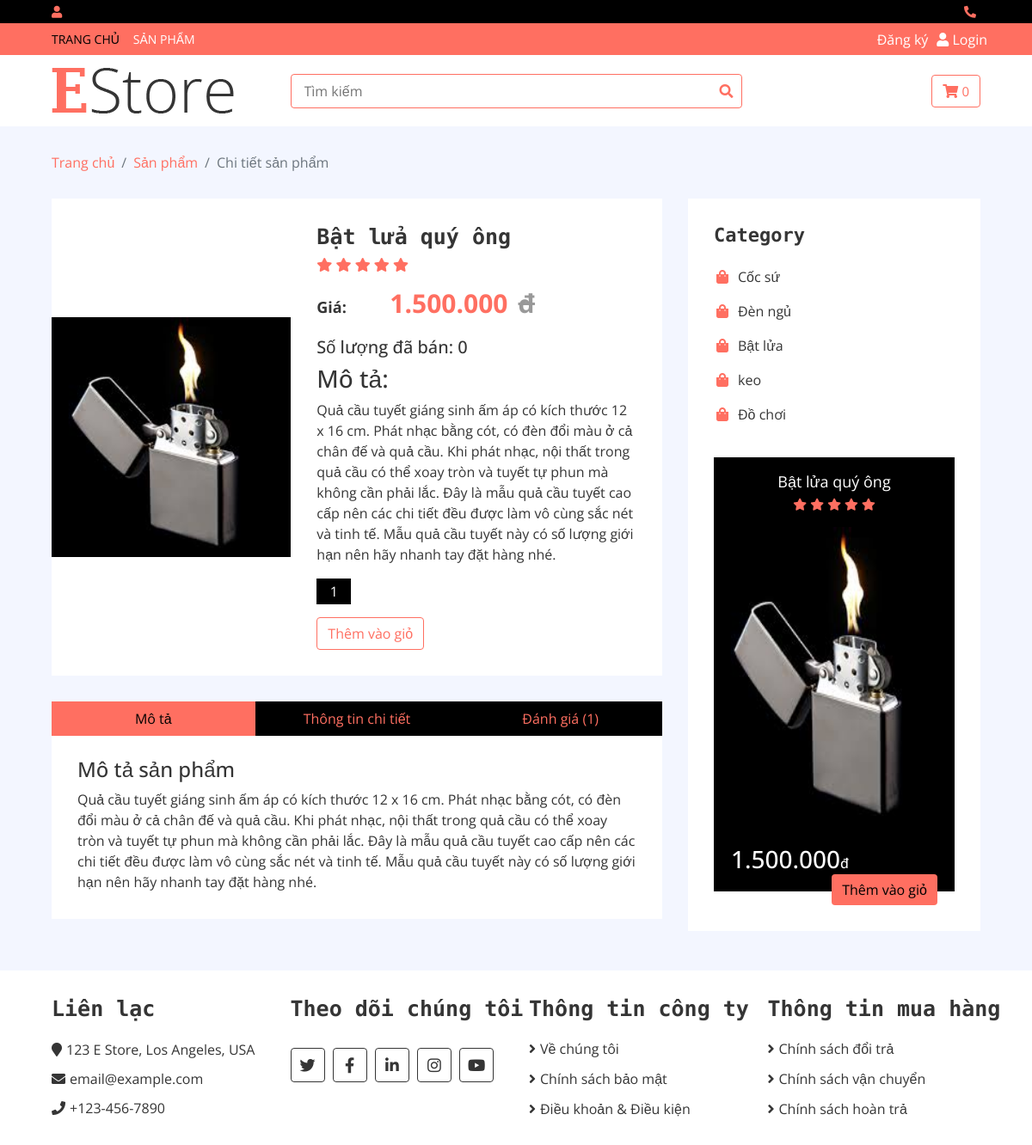
Page /details.php?tenSP=Bật lửa quý ông on the committed database.
### tables this page shows
CREATE TABLE `sanpham` (
  `maSP` bigint(11) NOT NULL,
  `tenSP` varchar(100) NOT NULL,
  `image` varchar(100) NOT NULL,
  `giaBan` double NOT NULL,
  `quantity` int(11) DEFAULT NULL,
  `dvt` varchar(500) DEFAULT NULL,
  `maLoai` int(11) NOT NULL,
  `soldcount` int(11) DEFAULT NULL
);

CREATE TABLE `loaisanpham` (
  `maLoai` int(11) NOT NULL,
  `tenLoai` varchar(100) NOT NULL
);

### classes/sanpham.php (called while the page is built, shortened)
<?php
$filepath = realpath(dirname(__FILE__));
include_once($filepath . '/../lib/database.php');
include_once($filepath . '/../helpers/format.php');
?>
<?php
class sanpham
{
	private $db;
	public function __construct()
	{
		$this->db = new Database();
	}
	public function Get_ProductNoibat()
	{
		$query = "SELECT * FROM sanpham LIMIT 5";
		$result = $this->db->select($query);
		return $result;
	}
	public function get_1Product($name)
	{
		$query = "SELECT *
					  FROM sanpham
					  WHERE tenSP = '$name'";
		$result = $this->db->select($query);
		return $result;
	}
}
?>

### lib/database.php (called while the page is built, shortened)
<?php
Class Database{
   public $host   = "localhost";
   public $user   = "root";
   public $pass   = "";
   public $dbname = "Shopluuniem";
   public $link;
private function connectDB(){
   $this->link = new mysqli($this->host, $this->user, $this->pass,
    $this->dbname);
 }
public function select($query){
  $result = $this->link->query($query) or
   die($this->link->error.__LINE__);
  if($result->num_rows > 0){
    return $result;
  } else {
    return false;
  }
 }
}

### helpers/format.php (called while the page is built, shortened)
<?php
class Format{
   public function format_currency($n=0){
    $n=(string)$n;
    $n=strrev($n);
    $res = '';
    for ($i=0; $i < strlen($n); $i++) {
        if ($i%3==0 && $i!=0) {
            $res.='.';
        }
        $res.=$n[$i];
    }
    $res=strrev($res);
    return $res;
    }
   }
?>

### classes/loaisanpham.php (called while the page is built, shortened)
<?php
$filepath = realpath(dirname(__FILE__));
include_once($filepath . '/../lib/database.php');
include_once($filepath . '/../helpers/format.php');
?>
<?php
class loaisanpham
{
	private $db;
	public function __construct()
	{
		$this->db = new Database();
	}
	public function show_loaisanpham()
	{
		$query = "SELECT * FROM `loaisanpham`";
		$result = $this->db->select($query);
		return $result;
	}
}
?>

### details.php (the view, shortened to what this page needs)
<?php
include 'inc/header.php';
?>
<?php
if (!isset($_GET['tenSP']) || $_GET['tenSP'] == NULL) {
    echo "<script>window.location = '404.php'</script>";
} else {
    $name = $_GET['tenSP'];
}
?>
<div class="breadcrumb-wrap">
    <div class="container-fluid">
        <ul class="breadcrumb">
            <li class="breadcrumb-item"><a href="./index.php">Trang chủ</a></li>
            <li class="breadcrumb-item"><a href="./product.php">Sản phẩm</a></li>
            <li class="breadcrumb-item active">Chi tiết sản phẩm</li>
        </ul>
    </div>
</div>
<div class="product-detail">
    <div class="container-fluid">
        <div class="row">
            <div class="col-lg-8">
                <form action="" method="post">
                    <?php
                    $prodList = $sanpham->get_1Product($name);
                    if ($prodList) {
                        while ($result = $prodList->fetch_assoc()) {
                    ?>
                            <div class="product-detail-top">
                                <div class="row align-items-center">
                                    <div class="col-md-5">
                                        <div class="product-slider-single normal-slider">
                                            <img src="admin/uploads/<?php echo $result['image'] ?>" alt="Product Image">
                                        </div>
                                    </div>
                                    <div class="col-md-7">
                                        <div class="product-content">
                                            <div class="title">
                                                <h2><?php echo $result['tenSP'] ?></h2>
                                            </div>
                                            <div class="ratting">
                                                <i class="fa fa-star"></i>
                                                <i class="fa fa-star"></i>
                                                <i class="fa fa-star"></i>
                                                <i class="fa fa-star"></i>
                                                <i class="fa fa-star"></i>
                                            </div>
                                            <div class="price">
                                                <h4>Giá:</h4><p><?php echo $fm->format_currency($result['giaBan']) ?><span>đ</span></p>
                                            </div>
                                            <div class="description">
                                                <h5>Số lượng đã bán: <?php echo $result['soldcount'] ?></h5>
                                            </div>
                                            <div class="description">
                                                <h3>Mô tả:</h3>
                                                <p><?php echo $result['dvt'] ?></p>
                                            </div>
                                            <div class="product__details__quantity">
                                                <div class="quantity">
                                                    <div class="pro-qty">
                                                        <input name="quantity" type="text" value="1" min="1">
                                                    </div>
                                                </div>
                                            </div>
                                            <div class="action">
                                            <a class="btn" href="add_cart.php?maSP=<?= $result['maSP'] ?>">Thêm vào giỏ</a>
                                            </div>
                                        </div>
                                    </div>
                                </div>
                            </div>
                            <div class="row product-detail-bottom">
                                <div class="col-lg-12">
                                    <ul class="nav nav-pills nav-justified">
                                        <li class="nav-item">
                                            <a class="nav-link active" data-toggle="pill" href="#description">Mô tả</a>
                                        </li>
                                        <li class="nav-item">
                                            <a class="nav-link" data-toggle="pill" href="#specification">Thông tin chi tiết</a>
                                        </li>
                                        <li class="nav-item">
                                            <a class="nav-link" data-toggle="pill" href="#reviews">Đánh giá (1)</a>
                                        </li>
                                    </ul>
                                    <div class="tab-content">
                                        <div id="description" class="container tab-pane active">
                                            <h4>Mô tả sản phẩm</h4>
                                            <p>
                                            <?php echo $result['dvt'] ?>
                                            </p>
                                        </div>
                                    </div>
                                </div>
                            </div>
            </div>
    <?php
                        }
                    }
    ?>
    <div class="col-lg-4 sidebar">
        <div class="sidebar-widget category">
            <h2 class="title">Category</h2>
            <nav class="navbar bg-light">
                <?php
                $show = $loaisanpham->show_loaisanpham();
                if ($show) {
                    while ($result = $show->fetch_assoc()) {
                ?>
                        <ul class="navbar-nav">
                            <li class="nav-item"><a class="nav-link" href="product.php?maLoai=<?php echo $result['maLoai'] ?>,&tenLoai=<?php echo $result['tenLoai'] ?>"><i class="fa fa-shopping-bag"></i><?php echo $result['tenLoai']; ?></a></li>
                        </ul>
                <?php
                    }
                }
                ?>
            </nav>
        </div>
        <div class="sidebar-widget widget-slider">
            <div class="sidebar-slider normal-slider">
                <?php
                $get_ProductbyNoibat = $sanpham->Get_ProductNoibat();
                if ($get_ProductbyNoibat) {
                    while ($result = $get_ProductbyNoibat->fetch_assoc()) {
                ?>
                        <div class="product-item">
                            <div class="product-title">
                                <a href="details.php?tenSP=<?php echo $result['tenSP'] ?>"><?php echo $result['tenSP'] ?></a>
                                <div class="ratting">
                                    <i class="fa fa-star"></i>
                                    <i class="fa fa-star"></i>
                                    <i class="fa fa-star"></i>
                                    <i class="fa fa-star"></i>
                                    <i class="fa fa-star"></i>
                                </div>
                            </div>
                            <div class="product-image">
                                <a href="product-detail.html">
                                    <img src="admin/uploads/<?php echo $result['image'] ?>" alt="Product Image">
                                </a>
                            </div>
                            <div class="product-price">
                                <h3><?php echo   $fm->format_currency($result['giaBan']) ?><span>đ</span></h3>
                                <a class="btn" href="add_cart.php?maSP=<?= $result['maSP'] ?>">Thêm vào giỏ</a>
                            </div>
                        </div>
                <?php
                    }
                }
                ?>
            </div>
        </div>
    </div>
        </div>
    </div>
</div>
<?php
include "inc/footer.php";
?>

### rows in the picture
sanpham: image (picture), tenSP "Bật lửa quý ông", giaBan "1.500.000", soldcount "0", dvt "Quả cầu tuyết giáng sinh ấm áp có kích thước 12 x 16 cm. Phát nhạc bằng cót, có đèn đổi màu ở cả chân đế và quả cầu. Khi phát nhạc, nội thất trong quả cầu có thể xoay tròn và tuyết tự phun mà không cần phải lắc. Đây là mẫu quả cầu tuyết cao cấp nên các chi tiết đều được làm vô cùng sắc nét và tinh tế. Mẫu quả cầu tuyết này có số lượng giới hạn nên hãy nhanh tay đặt hàng nhé."
loaisanpham: tenLoai "Cốc sứ"
loaisanpham: tenLoai "Đèn ngủ"
loaisanpham: tenLoai "Bật lửa"
loaisanpham: tenLoai "keo"
loaisanpham: tenLoai "Đồ chơi"
